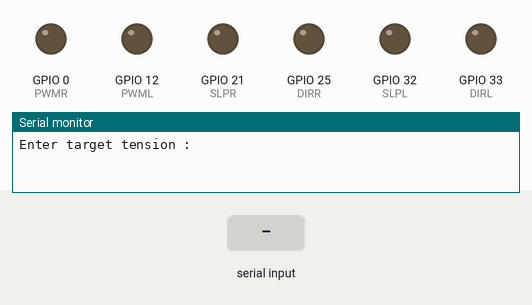
A sketch run on a simulated ESP32. On the bench: output pins drawn as LEDs (lit = HIGH), the last lines printed to the serial monitor. Inputs (shaded band) come from the test bench.

Above: at 1.2 s.
1.3 s: "90,45,200\n" received over Serial
At 1.47 s:
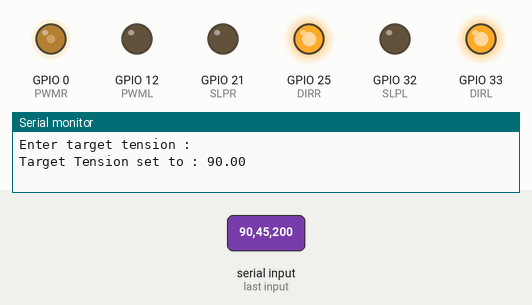
4.3 s: "Z\n" received over Serial
At 4.72 s:
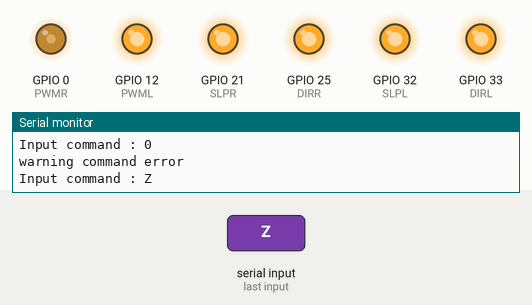
At 8.5 s:
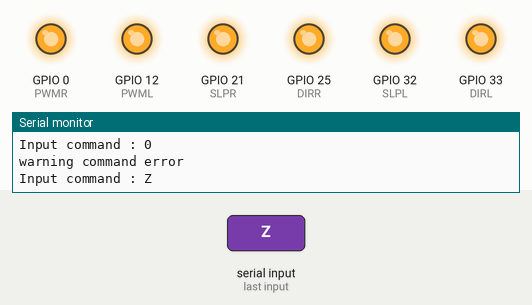
Timing chart, 0 to 13.3 s (numbered marks = the images above; inputs shaded):
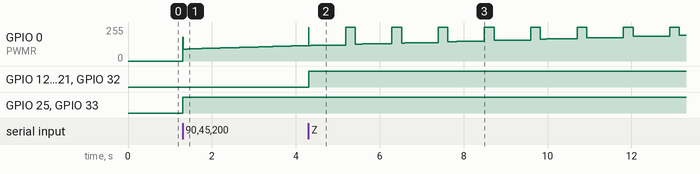

The sketch:

master_tension.ino
```cpp
//Experimental Machine Ver.3.0
//master(Tension control , UART, SPI[slave])
//2025-02-27
//Author Ryoya SATO

#include <Arduino.h>
#include <HardwareSerial.h>
#include <driver/ledc.h>

//Setup of pin
int DIRR = 25;
int SLPR = 21;
int PWMR = 0;

int DIRL = 33;
int SLPL = 32;
int PWML = 12;

int mode = 0;

char lan;

float sensor0Value;
float sensor1Value;
float target_tension = 0; //目標張力
float T = 0.01; //サンプリング周期

float p_gain1 = 1.0;
float i_gain1 = 0.1;
float d_gain1 = 0.01;

float p_gain2 = 1.0;
float i_gain2 = 0.1;
float d_gain2 = 0.01;

float Error_force1_pre = 0, Error_force2_pre = 0;
float force1_integral = 0, force2_integral = 0;
float force1_derivative = 0, force2_derivative = 0;

void dual_core()
{
  //履帯張力制御をコア0で行う
  xTaskCreatePinnedToCore( Tension_controlTask, "TensionControlTask", 2048, NULL, 1, NULL, 0);
  //PC, slave ESP32との通信をコア1で行う
  xTaskCreatePinnedToCore( serialOutputTask, "serialOutputTask", 2048, NULL, 1, NULL, 1);
}

void pin_set()
{
  pinMode( DIRR, OUTPUT);
  pinMode( SLPR, OUTPUT);
  pinMode( DIRL, OUTPUT);
  pinMode( SLPL, OUTPUT);
  pinMode( PWMR, OUTPUT);
  pinMode( PWML, OUTPUT);

  //PWMチャンネル設定
  ledcAttach( PWMR, 1000, 8); //右モータ用, 周波数1kHz, 解像度8bit
  ledcAttach( PWML, 1000, 8); //左モータ用, 周波数1kHz, 解像度8bit
}

void process_command( char lan)
{
  switch( lan)
  {
    case 'F':
    case 'B':
    case 'E':
    case 'R':
    case 'T':
    case 'Y':
    case 'S':
     Serial1.print( lan);
     mode = 1;
    break;

    case 'Z':
    // target_tension();
    while(1){
    digitalWrite( DIRR, HIGH);
    digitalWrite( DIRL, HIGH);
    digitalWrite( SLPR, HIGH);
    digitalWrite( SLPL, HIGH);
    ledcWrite( PWMR, 255);
    ledcWrite( PWML, 255);
    delay(10);
    }
    break;

    default:
      Serial.println("warning command error");
    break;
  }
}

void read_uart()
{
  if( Serial1.available())
  {
    String receivedData = Serial1.readStringUntil('\n');

    //データの分割
    int sensor0Index = receivedData.indexOf("sensor0");
    int sensor1Index = receivedData.indexOf("sensor1");

    if(sensor0Index != -1 && sensor1Index != -1)
    {
      int commandIndex = receivedData.indexOf(","); //カンマの位置を取得
    if( commandIndex != -1)
    {
      //sensor0の値を抽出
      sensor0Value = receivedData.substring(sensor0Index + 8, commandIndex).toFloat();
      //sensor1の値を抽出
      sensor1Value = receivedData.substring(sensor1Index + 8).toFloat();
    }
    else
    {
      Serial.println("Warning Invalid UARTformat");
    }
    }
  }
}

void setup() {
  Serial.begin( 115200); //UART通信確認済み
  Serial1.begin( 115200, SERIAL_8N1, 18, 19); //UART通信確認済み
  pin_set();
  dual_core();
}

void loop() {
}

void Tension_controlTask( void *pvParmeters)
{
  while(1)
  {
    //UARTデータを読む
    read_uart();
    float Error_force1 = target_tension - sensor0Value;
    float Error_force2 = target_tension - sensor1Value;
    force1_integral += Error_force1 * T;
    force2_integral += Error_force2 * T;
    force1_derivative = ( Error_force1 - Error_force1_pre) / T;
    force2_derivative = ( Error_force2 - Error_force2_pre) / T;
    float force1_control_signal = p_gain1 * Error_force1 + i_gain1 * force1_integral + d_gain1 * force1_derivative;
    float force2_control_signal = p_gain2 * Error_force2 + i_gain2 * force2_integral + d_gain2 * force2_derivative;

    //モータ駆動このぶぶんの調整が必要
    int pwm_force1 = constrain( abs( force1_control_signal), 0, 255);
    int pwm_force2 = constrain( abs( force2_control_signal), 0, 255);
    digitalWrite( DIRL, force1_control_signal > 0 ? HIGH : LOW);
    digitalWrite( DIRR, force2_control_signal > 0 ? HIGH : LOW);
    ledcWrite( 0, pwm_force1);
    ledcWrite( 1, pwm_force2);

    //エラー更新
    Error_force1_pre = Error_force1;
    Error_force2_pre = Error_force2;

    delay(10); //control loop delay
  }
}

void serialOutputTask( void *pvParameters) //確認済み
{
  //目標張力の設定処理
  Serial.println("Enter target tension : ");
  while(Serial.available()==0)
  {
    delay(10);
  }
  target_tension = Serial.parseFloat(); //目標張力を設定
  Serial.print("Target Tension set to : ");
  Serial.println(target_tension);

  delay(500); //文字化け防止のため待機
  //コマンド入力モードに移行
  Serial.print("Input command : "); //最初のプロンプト表示
  while(1)
  {
    while(!Serial.available()) //入力がある場合のみ処理
    {
      delay(10);
    }

      lan = Serial.read();
      if( lan == '\n' || lan == '\r')
      {
        continue;
      }
      Serial.println( lan);
      process_command( lan);

      //次のコマンド入力待ちの表示
      Serial.print("Input command : ");
    }
  }
```

Measured:
- after the input at 1.3 s, GPIO 25 (DIRR), GPIO 33 (DIRL): LOW → HIGH at once
- after the input at 4.3 s, GPIO 12 (PWML), GPIO 21 (SLPR), GPIO 32 (SLPL): LOW → HIGH at once
